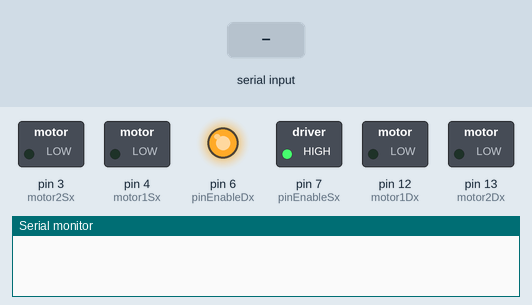
Recording of a sketch running on a simulated Arduino Uno, built with avr-gcc and run on an emulated ATmega328P. On the bench: switched loads named in the sketch (green lamp = pin HIGH), output pins drawn as LEDs (lit = HIGH), the last lines printed to the serial monitor. The inputs (shaded band) are chosen by the test bench.

Above: at 1.2 s.
1.3 s: "w" received over Serial
At 1.7 s:
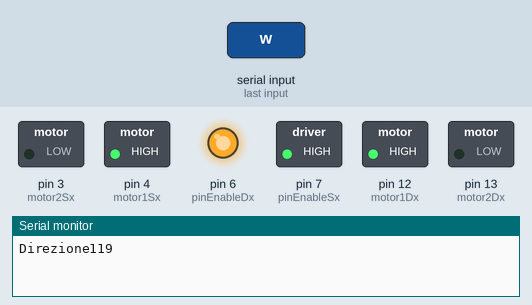
2.8 s: "s" received over Serial
At 4.0 s:
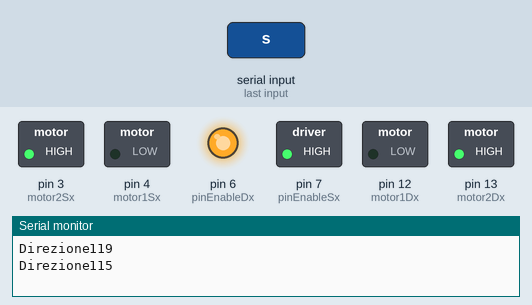
4.3 s: "a" received over Serial
At 5.1 s:
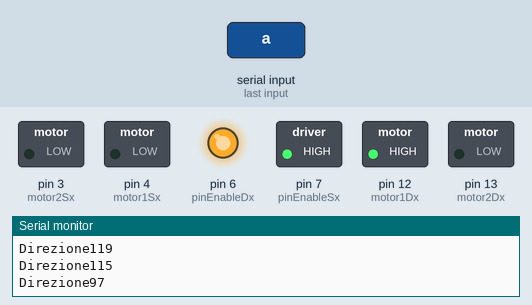
5.8 s: "d" received over Serial
At 6.3 s:
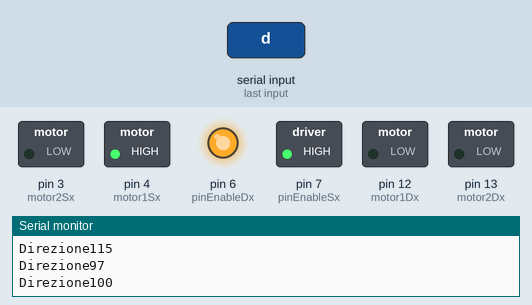
Timing chart, 0 to 8.3 s (numbered marks = the images above; inputs shaded):
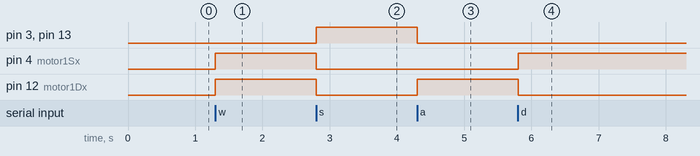

Measured:
- after the input at 1.3 s, pin 4 (motor1Sx), pin 12 (motor1Dx): LOW → HIGH at once
- after the input at 2.8 s, pin 3 (motor2Sx), pin 13 (motor2Dx): LOW → HIGH at once; pin 4 (motor1Sx), pin 12 (motor1Dx): HIGH → LOW at once
- after the input at 4.3 s, pin 3 (motor2Sx), pin 13 (motor2Dx): HIGH → LOW at once; pin 12 (motor1Dx): LOW → HIGH at once
- after the input at 5.8 s, pin 4 (motor1Sx): LOW → HIGH at once; pin 12 (motor1Dx): HIGH → LOW at once

The sketch:

muovereAuto.ino
```cpp
//Programma per muovere un auto 2wd utilizzando un ponte H L293DNE

const int motor1Sx = 4; //pin 3 INPUT motore sinistro
const int motor2Sx = 3; //pin 4 INPUT motore sinistro
const int motor2Dx = 13; //pin 10 INPUT motore destro
const int motor1Dx = 12; //pin 11 INPUT motore destro
const int pinEnableSx = 7; //pin ENABLE motore sinistro
const int pinEnableDx = 6; //pin ENABLE motore destro
int direzione; //variabile per ricevere la direzione dell'auto tramite tastiera

void setup() {
  Serial.begin(9600);
  pinMode(motor1Sx, OUTPUT);
  pinMode(motor2Sx, OUTPUT);
  pinMode(motor1Dx, OUTPUT);
  pinMode(motor2Dx, OUTPUT);
  pinMode(pinEnableSx, OUTPUT);
  pinMode(pinEnableDx, OUTPUT);
                                   //teniamo i motori sempre accesi
  digitalWrite(pinEnableSx, HIGH); //accensione motore sinistro
  digitalWrite(pinEnableDx, HIGH); //accensione motore destro
}

void loop() {
 if (Serial.available() > 0) {     //lettura direzione tramite tastiera
  direzione = Serial.read();
  Serial.print("Direzione");
  Serial.println(direzione, DEC);
 }
 if(direzione == 119){
  digitalWrite(motor1Sx, HIGH); //accendo motori 1 sinistro e destro per andare avanti
  digitalWrite(motor2Sx, LOW);
  digitalWrite(motor1Dx, HIGH);
  digitalWrite(motor2Dx, LOW);
 }
 if(direzione == 115){
  digitalWrite(motor1Sx, LOW);  //accendo motori 2 sinistro e destro per andare indietro
  digitalWrite(motor2Sx, HIGH);
  digitalWrite(motor1Dx, LOW);
  digitalWrite(motor2Dx, HIGH);
 }

 if(direzione == 97){
  digitalWrite(motor1Sx, LOW); //accendo il motore di destra per girare a sinistra
  digitalWrite(motor2Sx, LOW);
  digitalWrite(motor1Dx, HIGH);
  digitalWrite(motor2Dx, LOW);
 }
 if(direzione == 100){
  digitalWrite(motor1Sx, HIGH); //accendo il motore di sinistra per girare a destra
  digitalWrite(motor2Sx, LOW);
  digitalWrite(motor1Dx, LOW);
  digitalWrite(motor2Dx, LOW);
 }

 if(direzione == 32){
  digitalWrite(motor1Sx, LOW); //stop fermo tutti i motori
  digitalWrite(motor2Sx, LOW);
  digitalWrite(motor1Dx, LOW);
  digitalWrite(motor2Dx, LOW);
 }

}
```
